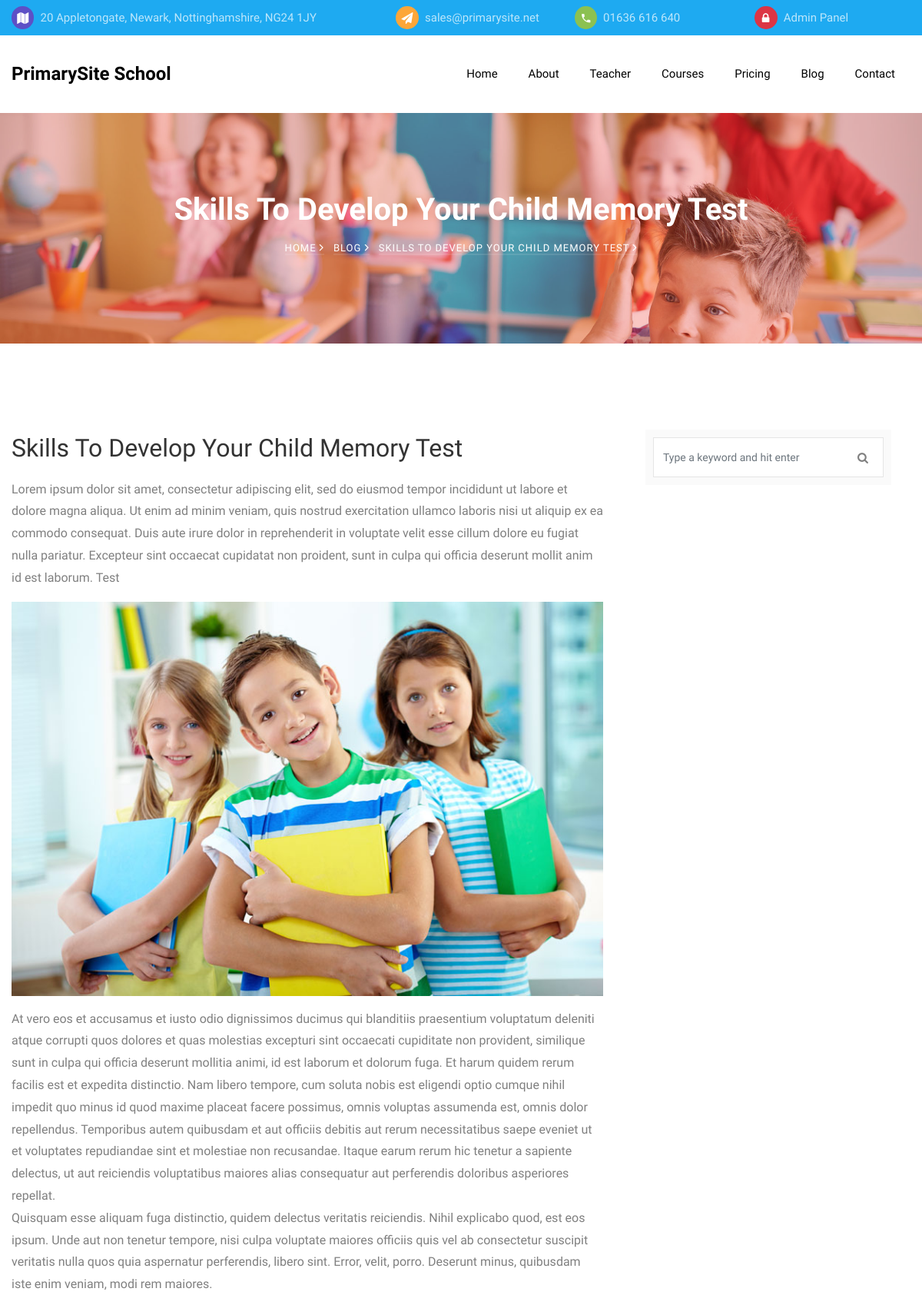
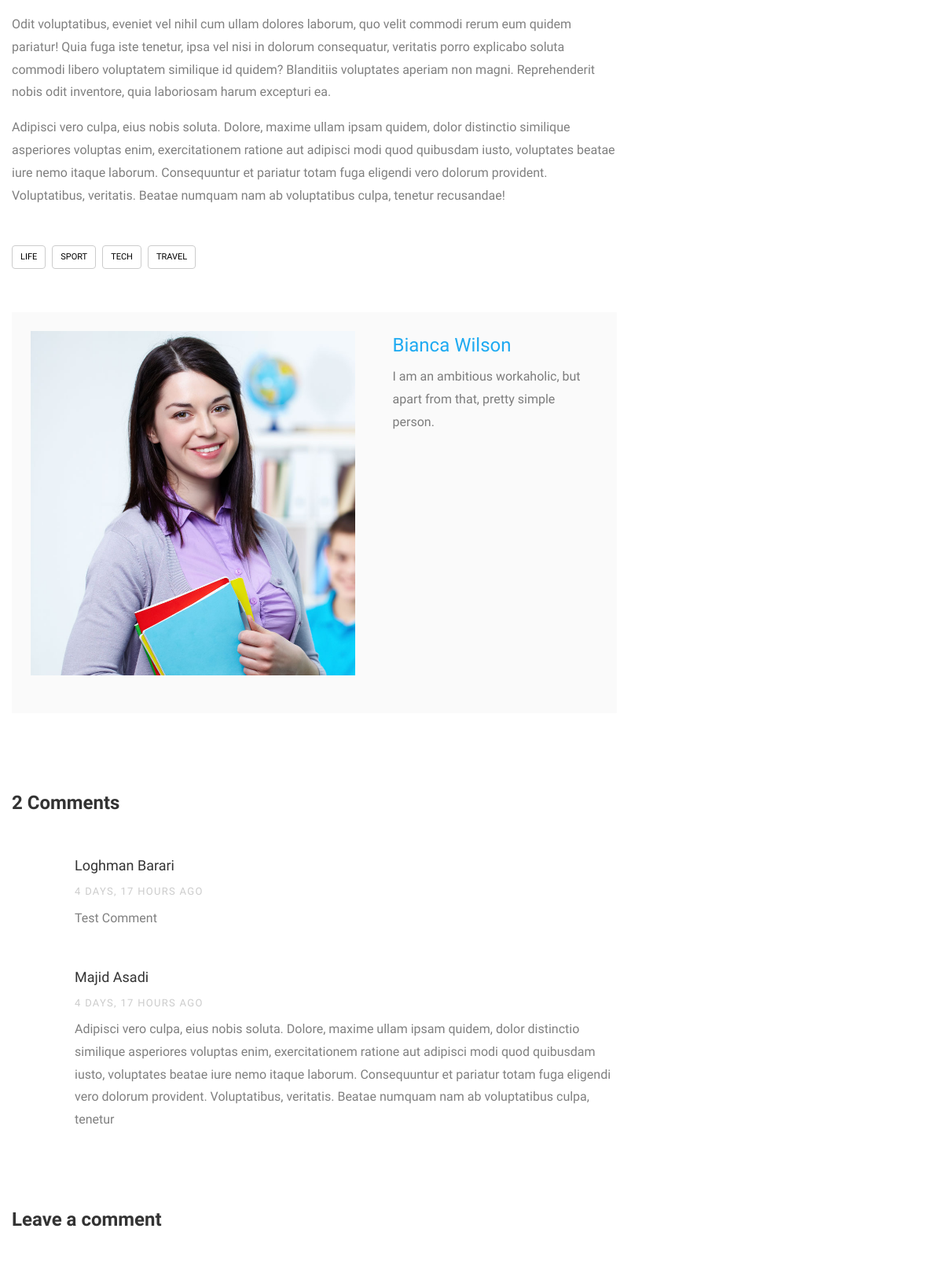
The app's page /blog/6 (upper part) with its own data (2 pictures, top to bottom).
### pages/models.py (models this page shows, shortened)
class Setting(models.Model):
    class Meta:
        db_table = 'kiddos_settings'
    name = models.CharField('Name', primary_key=True,
                            max_length=50, blank=False, null=False)
    value = models.TextField('Value', blank=True, null=True)

class BlogPost(models.Model):
    class Meta:
        db_table = 'kiddos_blog_post'
        indexes = [
            models.Index(name='search_on_blog_pots',
                         fields=['is_published', 'title', 'short_desc']),
        ]
        ordering = ('-create_date',)
    title = models.CharField('Title', max_length=128, blank=False, null=False,
                             help_text='Enter title of blog post')
    short_desc = models.CharField('Short Description', max_length=256)
    body = models.TextField(
        'Body', help_text='HTML tags can be used to decorating the text')
    tags = models.CharField(_('Tags'), max_length=128,
                            blank=True, null=False, default='')
    image = models.ImageField('Image', upload_to='images/%Y/%m/%d/',
                              validators=[validate_image_size])
    is_published = models.BooleanField(_('Is published!'), default=True)
    author = models.ForeignKey('pages.Teacher', on_delete=models.DO_NOTHING,
                               related_name='+', null=True,
                               verbose_name=_('Author'))
    create_date = models.DateTimeField(verbose_name=_('Creation Date'),
                                       auto_now_add=True, blank=True)
    create_user = models.ForeignKey(
        settings.AUTH_USER_MODEL,
        on_delete=models.CASCADE,
        related_name='+',
        blank=True,
        null=True,
        verbose_name=_('Created by'),
    )
    @property
    def tag_list(self):
        return self.tags and self.tags.split('|') or []
    @property
    def published_comments(self):
        return PostComment.objects.filter(blog_post__id=self.id,
                                          is_published=True)
    def get_absolute_url(self):
        from django.urls import reverse
        return reverse('blog-single', args=[str(self.id)])

class Teacher(models.Model):
    class Meta:
        db_table = 'kiddos_teacher'
    full_name = models.CharField(_('Full Name'), max_length=60)
    position = models.ForeignKey(TeacherPosition, on_delete=models.DO_NOTHING,
                                 related_name='+', verbose_name=_('Position'))
    short_desc = models.CharField(_('Short Description'), max_length=256)
    photo = models.ImageField(verbose_name=_('Photo'), upload_to='photos/%Y/%m/%d/',
                              null=True, blank=True,
                              validators=[validate_image_size])
    twitter = models.CharField(_('Twitter Account'), max_length=30,
                               blank=True, null=True)
    facebook = models.CharField(_('Facebook Account'), max_length=30,
                                blank=True, null=True)
    googleplus = models.CharField(_('Google+ Account'), max_length=30,
                                  blank=True, null=True)
    instagram = models.CharField(_('Instagram Account'), max_length=30,
                                 blank=True, null=True)
    is_published = models.BooleanField(_('Is published!'), default=True,
                                       null=False)
    publish_on_index = models.BooleanField(_('Is published on index page?!'),
                                           default=True, null=False)
    def __str__(self):
        return self.full_name

class PostComment(models.Model):
    class Meta:
        db_table = 'kiddos_post_comment'
    name = models.CharField(_('Name'), max_length=100, blank=False, null=False)
    blog_post = models.ForeignKey(BlogPost, related_name='comments',
                                  on_delete=models.CASCADE, null=False,
                                  verbose_name=_('Blog Post'),)
    email = models.EmailField(_("Email"), max_length=100, null=False,
                              blank=False)
    website = models.CharField(_('Website'), max_length=100, blank=True,
                               null=True)
    message = models.TextField(_('Message'), null=False)
    create_date = models.DateTimeField(_('Create Date'), auto_now_add=True,
                                       null=False)
    is_published = models.BooleanField(_('Is published!'), default=False,
                                       null=False)

### pages/views.py (the view)
# urls.py: path('blog/<int:id>', views.blog_single, name='blog-single'),
def blog_single(request, id):
    blog_post = get_object_or_404(models.BlogPost, pk=id)
    data = {'blog_post': blog_post}
    if request.POST:
        form = forms.MessageForm(request.POST)
        if form.is_valid():
            comment = models.PostComment(
                **dict(form.cleaned_data, blog_post=blog_post)
            )
            comment.save()
            data['comment'] = 'recieved'
    else:
        form = forms.MessageForm()
    data['form'] = form
    return render(request, 'pages/blog-single.html', data)

### pages/forms.py
class MessageForm(BaseForm):
    name = forms.CharField(required=True)
    email = forms.EmailField(required=True)
    website = forms.CharField(required=False)
    message = forms.CharField(required=False,
                              widget=forms.Textarea(
                                  attrs={'rows': 10, 'cols': 30}))

### pages/views.py (called while the page is built)
def render(request, template, data=None):
    if data is None:
        data = {}
    data.update(services.get_website_settings())
    return _render(request, template, data)

### templates/pages/blog-single.html (shortened to what this page needs)
{% extends 'base.html' %}
{% load static %}
{% load humanize %}
{% block content %}
<section class="hero-wrap hero-wrap-2" style="background-image: url('{% static 'images/bg_2.jpg'%}');">
    <div class="overlay"></div>
    <div class="container">
        <div class="row no-gutters slider-text align-items-center justify-content-center">
            <div class="col-md-9 ftco-animate text-center">
                <h1 class="mb-2 bread">{{ blog_post.title }}</h1>
                <p class="breadcrumbs">
                    <span class="mr-2"><a href="{% url 'index' %}">Home <i class="ion-ios-arrow-forward"></i></a></span>
                    <span class="mr-2"><a href="{% url 'blog' %}">Blog <i class="ion-ios-arrow-forward"></i></a></span>
                    <span>{{ blog_post.title }} <i class="ion-ios-arrow-forward"></i></span>
                </p>
            </div>
        </div>
    </div>
</section>
<section class="ftco-section">
    <div class="container">
        <div class="row">
            <div class="col-lg-8 ftco-animate">
                <h2 class="mb-3">{{ blog_post.title }}</h2>
                <p>{{ blog_post.body|safe }}</p>
                {% if blog_post.tags %}
                <div class="tag-widget post-tag-container mb-5 mt-5">
                    <div class="tagcloud">
                        {% for tag in blog_post.tag_list %}
                        <a href="#" class="tag-cloud-link">{{ tag }}</a>
                        {% endfor %}
                    </div>
                </div>
                {% endif %}
                {% if blog_post.author %}
                <div class="about-author d-flex p-4 bg-light">
                    <div class="bio mr-5">
                        <a href="{% url 'teacher' blog_post.author.id %}">
                            <img src="{{ blog_post.author.photo.url }}" alt="{{ blog_post.author.full_name }}"
                                class="img-fluid mb-4">
                        </a>
                    </div>
                    <div class="desc">
                        <h3><a href="{% url 'teacher' blog_post.author.id %}">{{ blog_post.author.full_name }}</a></h3>
                        <p>{{ blog_post.author.short_desc }}</p>
                    </div>
                </div>
                {% endif %}
                <div class="pt-5 mt-5">
                    {% if blog_post.published_comments.count %}
                    <h3 class="mb-5 h4 font-weight-bold">{{ blog_post.published_comments.count }} Comments</h3>
                    <ul class="comment-list">
                        {% for comment in blog_post.published_comments %}
                        <li class="comment">
                            <div class="comment-body">
                                <h3>{{ comment.name }}</h3>
                                <div class="meta mb-2">{{ comment.create_date|naturaltime }}</div>
                                <p>{{ comment.message }}</p>
                            </div>
                        </li>
                        {% endfor %}
                    </ul>
                    {% else %}
                    <h3 class="mb-5 h4 font-weight-bold">No comments available</h3>
                    {% endif %}
                    {% if comment == 'recieved' %}
                    <div class="comment-form-wrap pt-5">
                        <h2>Thank you!</h2>
                        <p>We recieved your comment and review it as soon as posible</p>
                        <p>We will return back to you if it needs</p>
                    </div>
                    {% else %}
                    <div class="comment-form-wrap pt-5">
                        <h3 class="mb-5 h4 font-weight-bold">Leave a comment</h3>
                    </div>
                    {% endif %}
                </div>
            </div>
            <div class="col-lg-4 sidebar ftco-animate">
                <div class="sidebar-box">
                    <form action="{% url 'blog' %}" method="POST" id="blog-search-form" class="search-form">
                        <div class="form-group">
                            <span class="icon icon-search"></span>
                            <input name="search" required type="text" on class="form-control search-blog-text-input"
                                placeholder="Type a keyword and hit enter">
                        </div>
                    </form>
                </div>
            </div>
        </div>
    </div>
</section>
{% endblock %}

### templates/partials/_topbar.html
<div class="py-2 bg-primary">
    <div class="container">
        <div class="row no-gutters d-flex align-items-start align-items-center px-3 px-md-0">
            <div class="col-lg-12 d-block">
                <div class="row d-flex">
                    <div class="col-md-5 pr-4 d-flex topper align-items-center">
                        <div class="icon bg-fifth mr-2 d-flex justify-content-center align-items-center"><span
                                class="icon-map"></span></div>
                        <span class="text">{{ settings_address }}</span>
                    </div>
                    <div class="col-md pr-4 d-flex topper align-items-center">
                        <div class="icon bg-secondary mr-2 d-flex justify-content-center align-items-center"><span
                                class="icon-paper-plane"></span></div>
                        <a href="mailto:{{ settings_email }}"><span class="text">{{ settings_email }}</span></a>
                    </div>
                    <div class="col-md pr-4 d-flex topper align-items-center">
                        <div class="icon bg-tertiary mr-2 d-flex justify-content-center align-items-center"><span
                                class="icon-phone2"></span></div>
                        <span class="text">{{ settings_phone_no }}</span>
                    </div>
                    <div class="col-md pr-4 d-flex topper align-items-center">
                        <div class="icon bg-danger mr-2 d-flex justify-content-center align-items-center"><span
                                class="icon-lock"></span></div>
                        <a href="{% url 'admin:login' %}"><span class="text">Admin Panel</span></a>
                    </div>
                </div>
            </div>
        </div>
    </div>
</div>

### templates/partials/_navbar.html (shortened to what this page needs)
<nav class="navbar navbar-expand-lg navbar-dark bg-dark ftco_navbar ftco-navbar-light" id="ftco-navbar">
    <div class="container d-flex align-items-center">
        <a class="navbar-brand" href="{% url 'index' %}">{{ settings_website_name }}</a>
        <div class="collapse navbar-collapse" id="ftco-nav">
            <ul class="navbar-nav ml-auto">
                <li {% if '/' == request.path %} class="nav-item active" {% else %} class="nav-item" {% endif %}><a
                        href="{% url 'index' %}" class="nav-link pl-0">Home</a></li>
                <li {% if '/about' == request.path %} class="nav-item active" {% else %} class="nav-item" {% endif %}><a
                        href="{% url 'about' %}" class="nav-link">About</a></li>
                <li {% if '/teacher' == request.path %} class="nav-item active" {% else %} class="nav-item" {% endif %}>
                    <a href="{% url 'teachers' %}" class="nav-link">Teacher</a></li>
                <li {% if '/courses' == request.path %} class="nav-item active" {% else %} class="nav-item" {% endif %}>
                    <a href="{% url 'courses' %}" class="nav-link">Courses</a></li>
                <li {% if '/pricing' == request.path %} class="nav-item active" {% else %} class="nav-item" {% endif %}>
                    <a href="{% url 'pricing' %}" class="nav-link">Pricing</a></li>
                <li {% if '/blog' == request.path %} class="nav-item active" {% else %} class="nav-item" {% endif %}><a
                        href="{% url 'blog' %}" class="nav-link">Blog</a></li>
                <li {% if '/contact' == request.path %} class="nav-item active" {% else %} class="nav-item" {% endif %}>
                    <a href="{% url 'contact' %}" class="nav-link">Contact</a></li>
            </ul>
        </div>
    </div>
</nav>

### kiddos/static/css/icomoon.css (style rules this page uses)
[class^="icon-"], [class*=" icon-"] { font-family: 'icomoon' !important; speak: none; font-style: normal; font-weight: normal; font-variant: normal; text-transform: none; line-height: 1; -webkit-font-smoothing: antialiased; -moz-osx-font-smoothing: grayscale; }
.icon-search:before { content: "\f002"; }
.icon-lock:before { content: "\f023"; }
.icon-paper-plane:before { content: "\f1d8"; }
.icon-map:before { content: "\f279"; }
.icon-phone2:before { content: "\e0cd"; }

### records on screen
Setting: value "20 Appletongate, Newark, Nottinghamshire, NG24 1JY"
Setting: value "sales@primarysite.net"
Setting: value "01636 616 640"
Setting: value "PrimarySite School"
BlogPost: title "Skills To Develop Your Child Memory Test", title "SKILLS TO DEVELOP YOUR CHILD MEMORY TEST", body "Lorem ipsum dolor sit amet, consectetur adipiscing elit, sed do eiusmod tempor incididunt ut labore et dolore magna aliqua. Ut enim ad minim veniam, quis nostrud exercitation ullamco laboris nisi ut aliquip ex ea commodo consequat. Duis aute irure dolor in reprehenderit in voluptate velit esse cillum dolore eu fugiat nulla pariatur. Excepteur sint occaecat cupidatat non proident, sunt in culpa qui officia deserunt mollit anim id est laborum. Test At vero eos et accusamus et iusto odio dignissimos ducimus qui blanditiis praesentium voluptatum deleniti atque corrupti quos dolores et quas molestias excepturi sint occaecati cupiditate non provident, similique sunt in culpa qui officia deserunt…", body (picture), author.photo (picture), author.full_name "Bianca Wilson", author.short_desc "I am an ambitious workaholic, but apart from that, pretty simple person.", published_comments.count "2"
PostComment: name "Loghman Barari", create_date "4 DAYS, 17 HOURS AGO", message "Test Comment"
PostComment: name "Majid Asadi", create_date "4 DAYS, 17 HOURS AGO", message "Adipisci vero culpa, eius nobis soluta. Dolore, maxime ullam ipsam quidem, dolor distinctio similique asperiores voluptas enim, exercitationem ratione aut adipisci modi quod quibusdam iusto, voluptates beatae iure nemo itaque laborum. Consequuntur et pariatur totam fuga eligendi vero dolorum provident. Voluptatibus, veritatis. Beatae numquam nam ab voluptatibus culpa, tenetur"

### other values on screen
{{ tag }} "LIFE" "SPORT" "TECH" "TRAVEL"
